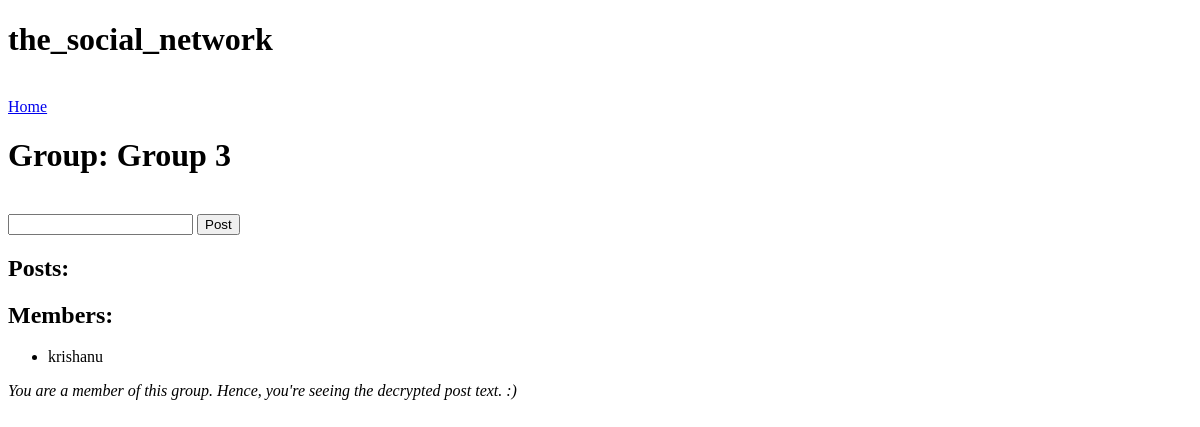
/18 (signed in), run on an earlier commit of the app's database.
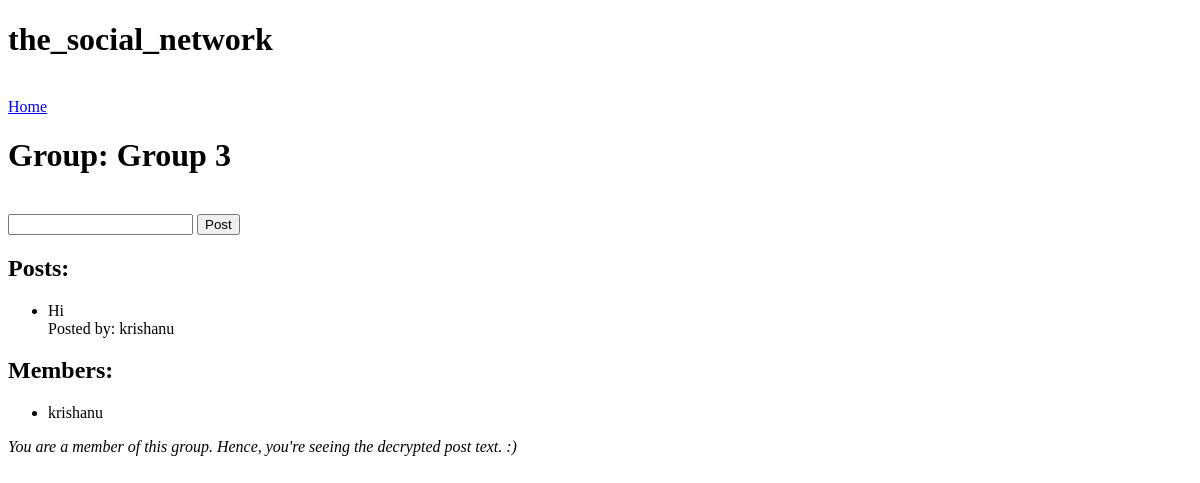
And on a later commit of the database.
### groups/models.py (models this page shows, shortened)
class Group(models.Model):
    group_name = models.CharField(max_length=64)
    posts = models.ManyToManyField(Post, related_name="group")
    members = models.ManyToManyField(User, related_name="group")
    group_encryption_key = models.CharField(max_length=256, default="")

class User(models.Model):
    username = models.CharField(max_length=64)
    password = models.CharField(max_length=256)
    staff_status = models.BooleanField(default=False)
    admin_logged_in = models.BooleanField(default=False)

class Post(models.Model):
    text = models.CharField(max_length=254)
    author = models.CharField(max_length=64)
    """
    time = models.CharField(max_length=64)
    date = models.CharField(max_length=64)
    """

### groups/views.py (the view)
# urls.py: path("<int:group_id>", views.group, name="group"),
def group(request, group_id):
    if not request.user.is_authenticated:
        return render(request, "homepage.html", {"message": "Please log in or sign up to access a group page."})
    user_logged_in = True
    try:
        group = Group.objects.get(pk=group_id)
    except Group.DoesNotExist:
        raise Http404("No such group exist.")
    member_in_group = False
    for member in group.members.all():
        if request.user.username == member.username:
            member_in_group = True
            break
    posts = group.posts.all()
    if member_in_group:
        deciphered_posts = []
        decipherer = Fernet(group.group_encryption_key.encode())
        for post in posts:
            post_text = str(decipherer.decrypt(post.text.encode()), 'utf-8')
            post = {
                "text": post_text,
                "author": post.author,
            }
            deciphered_posts.append(post)
        posts = deciphered_posts
    context = {
        "group": group,
        "posts": posts,
        "members": group.members.all(),
        "member_in_group": member_in_group,
    }
    return render(request, "group.html", context)

### groups/templates/group.html (shortened to what this page needs)
{% extends "template.html" %}
{% block body %}
    <h1>Group: {{ group.group_name }}</h1>
    <br>
    {% if member_in_group %}
        <form action="{% url 'submit_post' group.id %}" method="post">
            <input name="post_text" type="text"/>
            <input type="submit" value="Post" />
        </form>
    {% endif %}
    <h2>Posts:</h2>
    <ul>
        {% for post in posts %}
            <li>
                {{ post.text }}
                <br>
                Posted by: {{ post.author }}
            </li>
        {% endfor %}
    </ul>
    <h2>Members:</h2>
    <ul>
        {% for member in members %}
            <li>
                {{ member.username }}
            </li>
        {% endfor %}
    </ul>
    {% if member_in_group %}
        <div><i> You are a member of this group. Hence, you're seeing the decrypted post text. :)</i></div>
    {% else %}
        <div><i> You are not a member of this group. Hence, you're seeing the cipher text instead of the original post text. :(</i></div>
    {% endif %}
{% endblock %}

### groups/templates/template.html (shortened to what this page needs)
{% load static %}
<!DOCTYPE html>
<html>
    <head>
    </head>
    <body>
        <h1>the_social_network</h1>
        <br>
        <a href="/">Home</a>
        <br>
        {% block body %}
        {% endblock %}
    </body>
</html>

What changed in the data, as far as the page shows it:
added Post: author "krishanu"
Also different on the page:
new list line: "Hi Posted by:"
